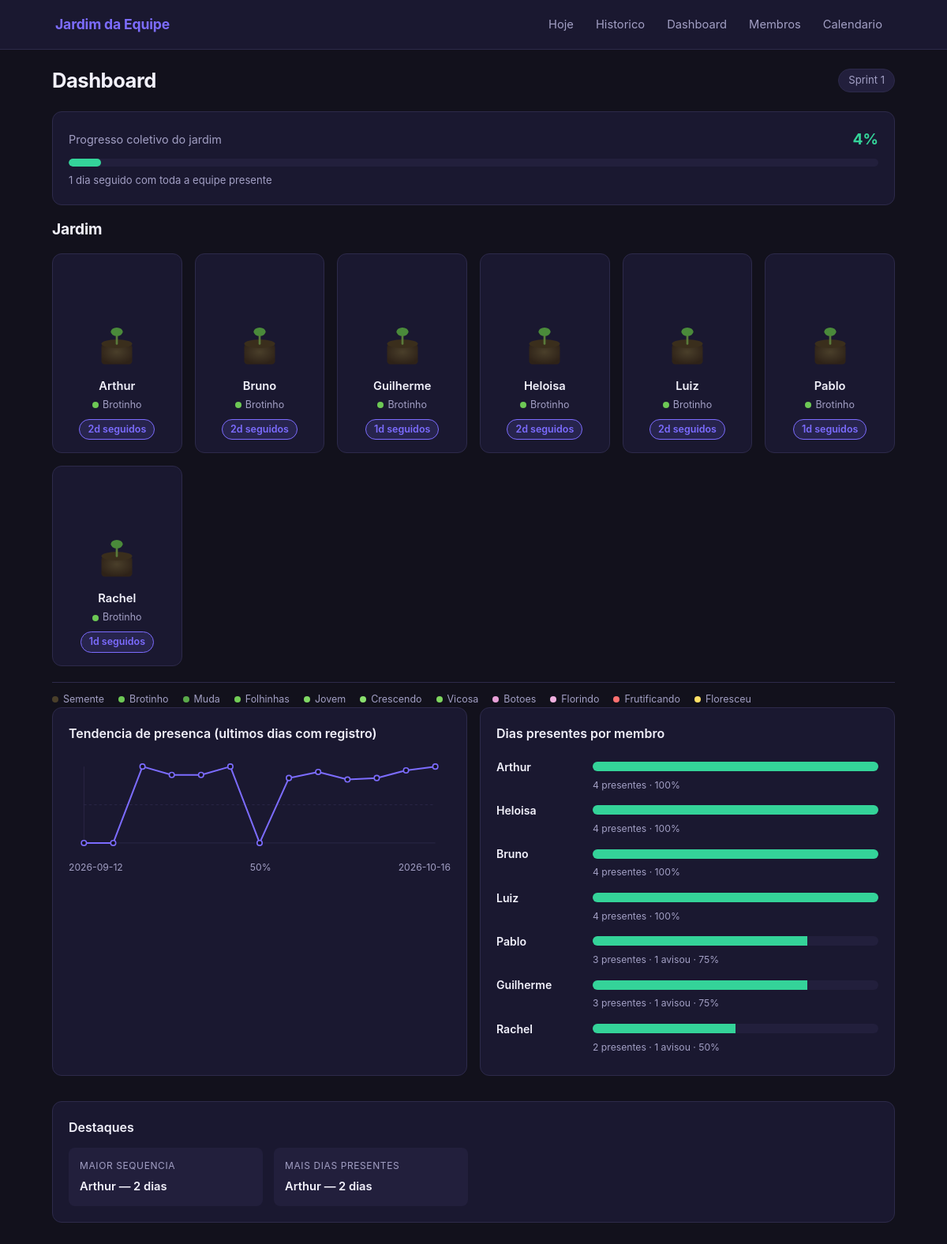
/dashboard, run on the app's committed database.
### tables this page shows
CREATE TABLE members (
            id INTEGER PRIMARY KEY AUTOINCREMENT,
            name TEXT NOT NULL,
            active INTEGER NOT NULL DEFAULT 1,
            reset_cursor INTEGER NOT NULL DEFAULT 0,
            created_at TEXT NOT NULL DEFAULT (datetime('now'))
        );

### app.py (the view)
@app.route("/dashboard")
def dashboard():
    db = get_db()
    dias_letivos_lista = _dias_letivos(db)
    membros = get_member_stats(db, dias_letivos_lista)
    tendencia = get_overall_trend(db, dias=14)
    presencas = get_presencas_por_membro(db)
    meta = game.meta_floracao(len(dias_letivos_lista))
    ativos = [m for m in membros if m["active"]]
    progresso_coletivo = 0
    if ativos and meta > 0:
        soma_g = sum(m["g"] for m in ativos)
        progresso_coletivo = round(soma_g / (len(ativos) * meta) * 100)
    dias_cheios_seq = _sequencia_dias_cheios(db, [m["id"] for m in ativos], dias_letivos_lista)
    return render_template(
        "dashboard.html",
        membros=membros,
        grafico_linha=build_line_chart(tendencia),
        tem_tendencia=len(tendencia) >= 2,
        presencas=presencas,
        meta=meta,
        total_dias=len(dias_letivos_lista),
        progresso_coletivo=progresso_coletivo,
        dias_cheios_seq=dias_cheios_seq,
        sprint_atual=_sprint_atual(db),
        stage_names=game.STAGE_NAMES,
    )

### app.py (called while the page is built)
def get_db():
    if "db" not in g:
        DB_PATH.parent.mkdir(parents=True, exist_ok=True)
        g.db = sqlite3.connect(str(DB_PATH))
        g.db.row_factory = sqlite3.Row
        g.db.execute("PRAGMA foreign_keys = ON")
    return g.db

def _get_config(db):
    rows = db.execute("SELECT chave, valor FROM config").fetchall()
    cfg = {r["chave"]: r["valor"] for r in rows}
    return cfg

def _get_feriados(db):
    rows = db.execute("SELECT data FROM feriados").fetchall()
    return {r["data"] for r in rows}

def _dias_letivos(db):
    cfg = _get_config(db)
    feriados = _get_feriados(db)
    return game.dias_letivos(
        cfg.get("contar_a_partir_de", "2026-10-15"),
        cfg.get("semana1_inicio", "2026-10-12"),
        int(cfg.get("num_semanas", "10")),
        feriados,
    )

def _registros_membro(db, member_id):
    rows = db.execute(
        "SELECT event_date, event_type, status FROM attendance WHERE member_id = ?",
        (member_id,),
    ).fetchall()
    by_date = {}
    for r in rows:
        by_date.setdefault(r["event_date"], {})
        if r["status"] == "presente":
            by_date[r["event_date"]]["presente"] = True
        elif r["status"] == "faltou":
            by_date[r["event_date"]]["faltou"] = True
        elif r["status"] == "justificada":
            by_date[r["event_date"]]["justificada"] = True
    return by_date

def get_overall_trend(db, dias=14):
    linhas = db.execute(
        """
        SELECT event_date,
               SUM(CASE WHEN status = 'presente' THEN 1 ELSE 0 END) AS presentes,
               SUM(CASE WHEN status = 'faltou' THEN 1 ELSE 0 END) AS faltas,
               COUNT(*) as total_reg
        FROM attendance
        GROUP BY event_date
        ORDER BY event_date DESC
        LIMIT ?
        """,
        (dias,),
    ).fetchall()
    linhas = list(reversed(linhas))
    serie = []
    for r in linhas:
        total = r["presentes"] + r["faltas"]
        taxa = round((r["presentes"] / total) * 100) if total else 0
        serie.append({"data": r["event_date"], "taxa": taxa, "total": total})
    return serie

def _sprint_atual(db):
    cfg = _get_config(db)
    s1 = date.fromisoformat(cfg.get("semana1_inicio", "2026-10-12"))
    sprint_semanas = int(cfg.get("sprint_semanas", "2"))
    hoje = date.today()
    delta = (hoje - s1).days
    sprint = max(1, math.ceil((delta / 7 + 1) / sprint_semanas))
    return sprint

### game.py (called while the page is built)
def meta_floracao(d_total):
    return math.ceil(0.80 * d_total)

### templates/dashboard.html (shortened to what this page needs)
{% extends "base.html" %}
{% from "_planta.html" import planta %}
{% block content %}
<div class="page-header">
  <h1>Dashboard</h1>
  <span class="sprint-badge">Sprint {{ sprint_atual }}</span>
</div>
<div class="card progresso-card">
  <div class="progresso-header">
    <span class="progresso-label">Progresso coletivo do jardim</span>
    <span class="progresso-pct">{{ progresso_coletivo }}%</span>
  </div>
  <div class="progresso-bar-track">
    <div class="progresso-bar-fill" style="width: {{ progresso_coletivo }}%"></div>
  </div>
  {% if dias_cheios_seq > 0 %}
  <p class="progresso-hint">{{ dias_cheios_seq }} dia{{ 's' if dias_cheios_seq != 1 else '' }} seguido{{ 's' if dias_cheios_seq != 1 else '' }} com toda a equipe presente</p>
  {% endif %}
</div>
<section class="jardim-grande" aria-label="Jardim da equipe">
  <h2>Jardim</h2>
  <div class="jardim-grid">
    {% for m in membros if m.active %}
    <div class="jardim-card" data-member-id="{{ m.id }}">
      <div class="jardim-card-info">
        <div class="jardim-card-nome">{{ m.name }}</div>
        <div class="jardim-card-estagio">
          <span class="estagio-dot estagio-{{ m.estagio }}"></span>
          {{ m.estagio_nome }}
        </div>
        <div class="jardim-card-meta">
          <span class="badge badge-streak">{{ m.streak }}d seguidos</span>
        </div>
      </div>
    </div>
    {% endfor %}
  </div>
  <div class="estagio-legenda">
    {% for i in range(11) %}
    <span class="legenda-item">
      <span class="estagio-dot estagio-{{ i }}"></span>
      <span>{{ stage_names[i] }}</span>
    </span>
    {% endfor %}
  </div>
</section>
<div class="cards-row">
  <div class="card">
    <h2>Tendencia de presenca (ultimos dias com registro)</h2>
    {% if tem_tendencia %}
    <svg viewBox="0 0 {{ grafico_linha.width }} {{ grafico_linha.height }}" class="line-chart">
      <line x1="24" y1="20" x2="24" y2="140" class="chart-axis"></line>
      <line x1="24" y1="80" x2="576" y2="80" class="chart-axis chart-axis-mid"></line>
      <line x1="24" y1="140" x2="576" y2="140" class="chart-axis"></line>
      <polyline points="{{ grafico_linha.points }}" class="chart-line"></polyline>
      {% for d in grafico_linha.dots %}
        <circle cx="{{ d.x }}" cy="{{ d.y }}" r="4" class="chart-dot">
          <title>{{ d.data }}: {{ d.taxa }}% de presenca</title>
        </circle>
      {% endfor %}
    </svg>
    <div class="chart-labels">
      <span>{{ grafico_linha.dots[0].data }}</span>
      <span class="chart-labels-mid">50%</span>
      <span>{{ grafico_linha.dots[-1].data }}</span>
    </div>
    {% else %}
    <p class="empty-state">Registre pelo menos 2 dias diferentes para ver a tendencia.</p>
    {% endif %}
  </div>
  <div class="card">
    <h2>Dias presentes por membro</h2>
    {% if presencas %}
      {% for m in presencas %}
      <div class="bar-row">
        <div class="bar-label">{{ m.name }}</div>
        <div class="bar-track">
          <div class="bar-seg bar-presente" style="width: {{ m.pct }}%"></div>
        </div>
        <div class="bar-meta">
          {{ m.presentes }} presente{{ 's' if m.presentes != 1 else '' }}
          {% if m.justificadas > 0 %} &middot; {{ m.justificadas }} avisou{% endif %}
          {% if m.taxa_presenca is not none %} &middot; {{ m.taxa_presenca }}%{% endif %}
        </div>
      </div>
      {% endfor %}
    {% else %}
    <p class="empty-state">Nenhum membro ativo para exibir.</p>
    {% endif %}
  </div>
</div>
<div class="card">
  <h2>Destaques</h2>
  {% set maior_streak = membros | selectattr('active') | sort(attribute='melhor_streak', reverse=True) | first %}
  {% set mais_constante = membros | selectattr('active') | sort(attribute='dias_presentes', reverse=True) | first %}
  <div class="destaques-grid">
    {% if maior_streak %}
    <div class="destaque-item">
      <div class="destaque-titulo">Maior sequencia</div>
      <div class="destaque-valor">{{ maior_streak.name }} &mdash; {{ maior_streak.melhor_streak }} dias</div>
    </div>
    {% endif %}
    {% if mais_constante %}
    <div class="destaque-item">
      <div class="destaque-titulo">Mais dias presentes</div>
      <div class="destaque-valor">{{ mais_constante.name }} &mdash; {{ mais_constante.dias_presentes }} dias</div>
    </div>
    {% endif %}
    {% set florescidos = membros | selectattr('floresceu') | list %}
  </div>
</div>
{% endblock %}

### templates/base.html (shortened to what this page needs)
<!doctype html>
<html lang="pt-br">
<head>
  <link rel="stylesheet" href="{{ url_for('static', filename='style.css') }}">
</head>
<body>
  <header class="topbar">
    <div class="topbar-inner">
      <span class="brand">Jardim da Equipe</span>
      <nav class="nav">
        <a href="{{ url_for('home') }}" class="nav-link">Hoje</a>
        <a href="{{ url_for('historico') }}" class="nav-link">Historico</a>
        <a href="{{ url_for('dashboard') }}" class="nav-link">Dashboard</a>
        <a href="{{ url_for('membros_page') }}" class="nav-link">Membros</a>
        <a href="{{ url_for('calendario_page') }}" class="nav-link">Calendario</a>
      </nav>
    </div>
  </header>
  <main class="container">
    {% block content %}{% endblock %}
  </main>
</body>
</html>

### data on the page
members: name "Arthur", estagio_nome "Brotinho", streak "2", active 1 (drawn), {{ m.pct }} 100.0 (drawn), presentes "4", presentes "s", taxa_presenca "100"
members: name "Bruno", estagio_nome "Brotinho", streak "2", {{ m.pct }} 100.0 (drawn), presentes "4", presentes "s", taxa_presenca "100"
members: name "Guilherme", estagio_nome "Brotinho", streak "1", {{ m.pct }} 75.0 (drawn), presentes "3", presentes "s", justificadas "1", taxa_presenca "75"
members: name "Heloisa", estagio_nome "Brotinho", streak "2", {{ m.pct }} 100.0 (drawn), presentes "4", presentes "s", taxa_presenca "100"
members: name "Luiz", estagio_nome "Brotinho", streak "2", {{ m.pct }} 100.0 (drawn), presentes "4", presentes "s", taxa_presenca "100"
members: name "Pablo", estagio_nome "Brotinho", streak "1", {{ m.pct }} 75.0 (drawn), presentes "3", presentes "s", justificadas "1", taxa_presenca "75"
members: name "Rachel", estagio_nome "Brotinho", streak "1", {{ m.pct }} 50.0 (drawn), presentes "2", presentes "s", justificadas "1", taxa_presenca "50"

### other printed values
{{ sprint_atual }} "1"
{{ progresso_coletivo }} "4"
{{ dias_cheios_seq }} "1"
{{ stage_names[i] }} "Semente" "Brotinho" "Muda" "Folhinhas" "Jovem" "Crescendo" "Vicosa" "Botoes" "Florindo" "Frutificando" "Floresceu"
{{ grafico_linha.dots[0].data }} "2026-09-12"
{{ grafico_linha.dots[-1].data }} "2026-10-16"
{{ maior_streak.melhor_streak }} "2"
{{ mais_constante.dias_presentes }} "2"
